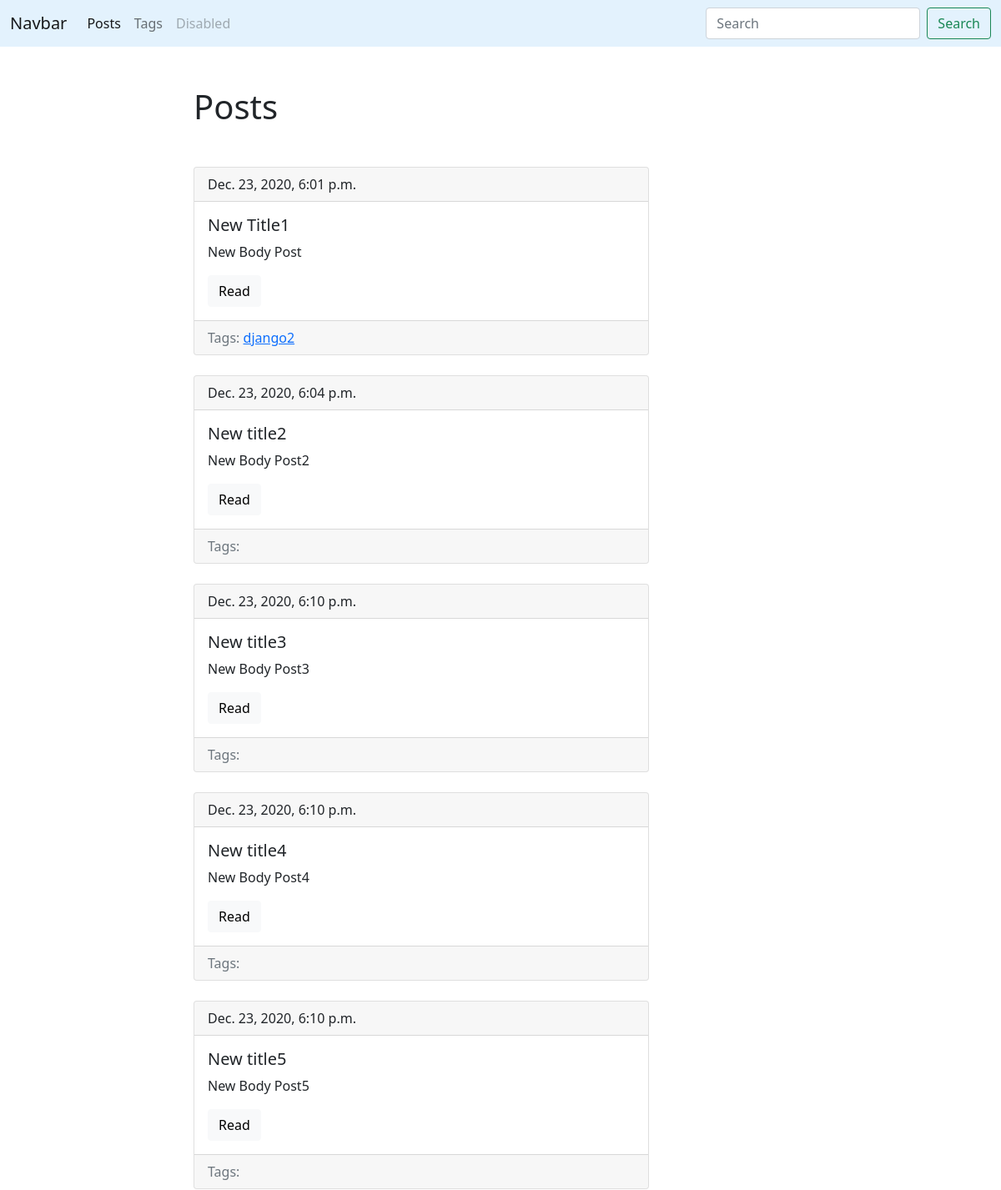
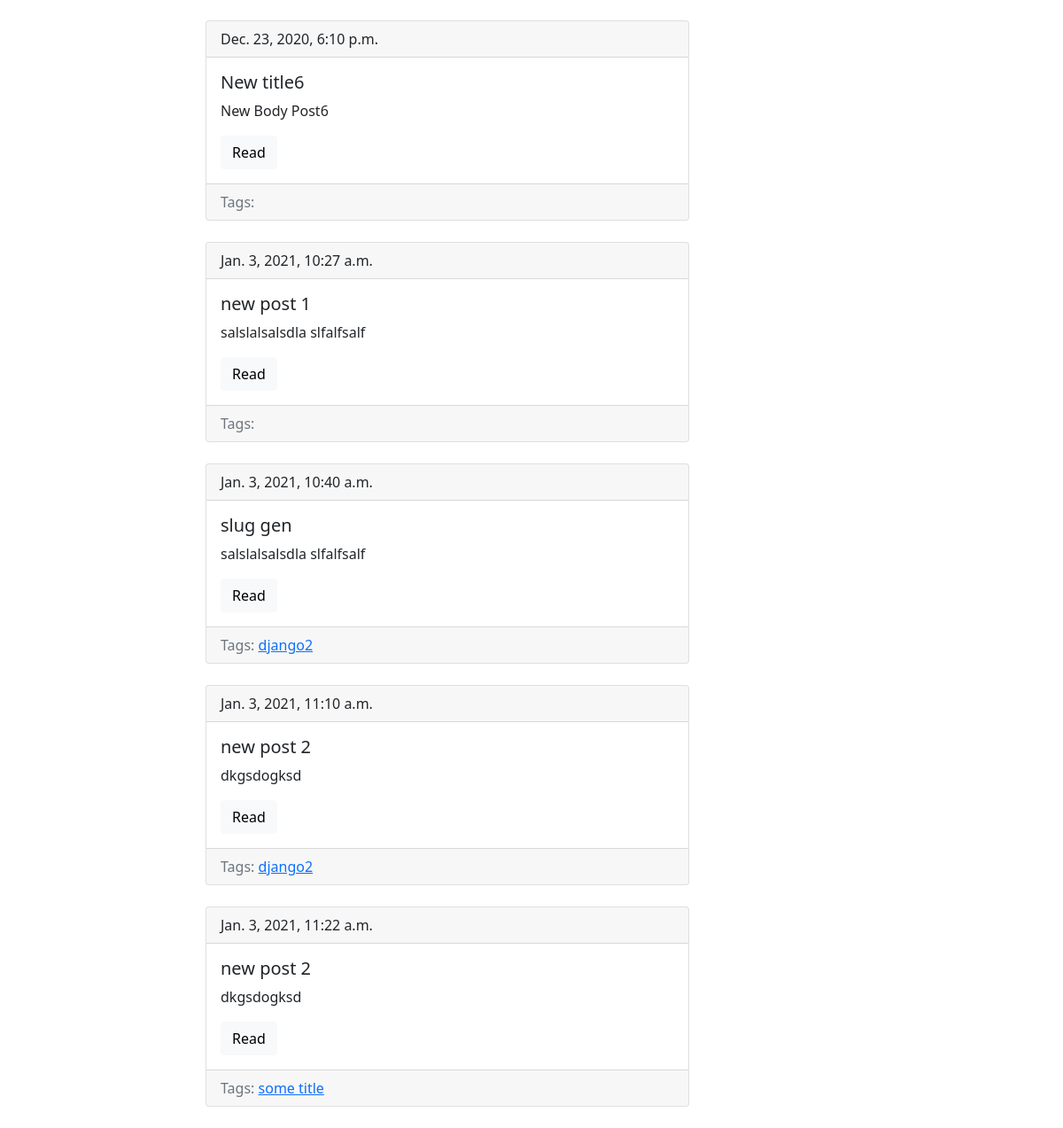
Screenshot of /blog/ with the database file from the repository (2 pictures, top to bottom).
### blog/models.py (models this page shows, shortened)
class Post(models.Model):
    title = models.CharField(max_length=150,db_index=True)
    slug = models.SlugField(max_length=150,blank=True,unique=True)
    body = models.TextField(blank=True,db_index=True)
    tags = models.ManyToManyField('Tag',blank=True,related_name='posts')
    date_pub = models.DateTimeField(auto_now_add=True)
    def get_absolute_url(self):
        return reverse('post_detail_url',kwargs={'slug':self.slug})

class Tag(models.Model):
    title = models.CharField(max_length=50)
    slug = models.SlugField(max_length=50,unique=True)
    def get_absolute_url(self):
        return reverse('tag_detail_url',kwargs={'slug':self.slug})

### blog/views.py (the view)
# urls.py: path('',posts_list,name ='posts_list_url'),
def posts_list(request):
    posts = Post.objects.all()
    return render (request,'blog/index.html',context={'posts': posts})

### blog/templates/blog/index.html (shortened to what this page needs)
{% extends 'blog/base_blog.html' %}
{% block content %}
    <h1 class ="mb-5">Posts</h1>
    {% for post in posts %}
        {% include 'blog/includes/post_card_template.html' %}
    {% endfor %}
{% endblock %}

### blog/templates/blog/includes/post_card_template.html
<div class="card mb-4">
    <div class="card-header">
        {{ post.date_pub }}
    </div>
    <div class="card-body">
        <h5 class="card-title">{{ post.title}}</h5>
        <p class="card-text">{{post.body|truncatewords:15}}</p>
        <a href="{{ post.get_absolute_url }}" class="btn btn-light">Read</a>
    </div>
    <div class="card-footer text-muted">
        Tags:
        {% for tag in post.tags.all %}
            <a href="{{ tag.get_absolute_url }}">{{ tag.title }}</a>
        {% endfor %}
    </div>
</div>

### rows the page displays
Post: date_pub "Dec. 23, 2020, 6:01 p.m.", title "New Title1", body "New Body Post"
Tag: title "django2"
Post: date_pub "Dec. 23, 2020, 6:04 p.m.", title "New title2", body "New Body Post2"
Post: date_pub "Dec. 23, 2020, 6:10 p.m.", title "New title3", body "New Body Post3"
Post: date_pub "Dec. 23, 2020, 6:10 p.m.", title "New title4", body "New Body Post4"
Post: date_pub "Dec. 23, 2020, 6:10 p.m.", title "New title5", body "New Body Post5"
Post: date_pub "Dec. 23, 2020, 6:10 p.m.", title "New title6", body "New Body Post6"
Post: date_pub "Jan. 3, 2021, 10:27 a.m.", title "new post 1", body "salslalsalsdla slfalfsalf"
Post: date_pub "Jan. 3, 2021, 10:40 a.m.", title "slug gen", body "salslalsalsdla slfalfsalf"
Post: date_pub "Jan. 3, 2021, 11:10 a.m.", title "new post 2", body "dkgsdogksd"
Post: date_pub "Jan. 3, 2021, 11:22 a.m.", title "new post 2", body "dkgsdogksd"
Tag: title "some title"
